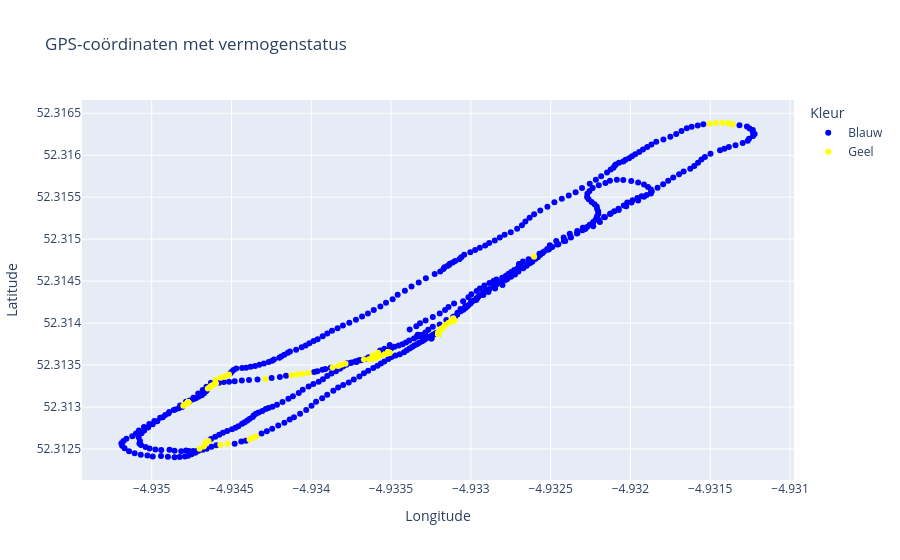

Here is the notebook cell this chart was saved with:
### Code cell
"""
    Maakt een interactieve scatterplot van GPS-coördinaten met kleuren die afhankelijk zijn van het geleverde vermogen.
    Optioneel kunnen aangepaste punten worden toegevoegd.

    Parameters:
    df (pd.DataFrame): DataFrame met de kolommen 'GPS longitude, in graden', 'GPS latitude, in graden' en 'Vermogen geleverd aan de motor (W)'.
    custom_points (list of tuples, optional): Lijst met tuples met (longitude, latitude) coördinaten voor extra punten. Standaard is None.

    Returns:
    Geel = geen vermogen
    Blauw = Wel vermogen
    Rood = Zelf ingevoerde punten
    """

# Aanroepen van de functie met aangepaste punten
lib.plot_gps_power(filtered_by_gps_time, custom_points=0)

### Figure 1 — Plotly figure (JSON) as saved in the notebook; plotly's stock layout.template omitted (floating-point values rounded to 4 significant figures; data arrays with more than 128 entries replaced by an {"elided": "..."} marker saying what was removed)
{"data": [{"customdata": {"elided": "557x2 float values"}, "hovertemplate": "Kleur=Blauw<br>Longitude=%{x}<br>Latitude=%{y}<br>row_index=%{customdata[0]}<br>Vermogen geleverd aan de motor (W)=%{customdata[1]}<extra></extra>", "legendgroup": "Blauw", "marker": {"color": "blue", "symbol": "circle"}, "mode": "markers", "name": "Blauw", "orientation": "v", "showlegend": true, "x": {"elided": "557 float values"}, "xaxis": "x", "y": {"elided": "557 float values"}, "yaxis": "y", "type": "scatter"}, {"customdata": {"elided": "416x2 float values"}, "hovertemplate": "Kleur=Geel<br>Longitude=%{x}<br>Latitude=%{y}<br>row_index=%{customdata[0]}<br>Vermogen geleverd aan de motor (W)=%{customdata[1]}<extra></extra>", "legendgroup": "Geel", "marker": {"color": "yellow", "symbol": "circle"}, "mode": "markers", "name": "Geel", "orientation": "v", "showlegend": true, "x": {"elided": "416 float values"}, "xaxis": "x", "y": {"elided": "416 float values"}, "yaxis": "y", "type": "scatter"}], "layout": {"xaxis": {"anchor": "y", "domain": [0.0, 1.0], "title": {"text": "Longitude"}}, "yaxis": {"anchor": "x", "domain": [0.0, 1.0], "title": {"text": "Latitude"}}, "legend": {"title": {"text": "Kleur"}, "tracegroupgap": 0}, "title": {"text": "GPS-coördinaten met vermogenstatus"}}}
